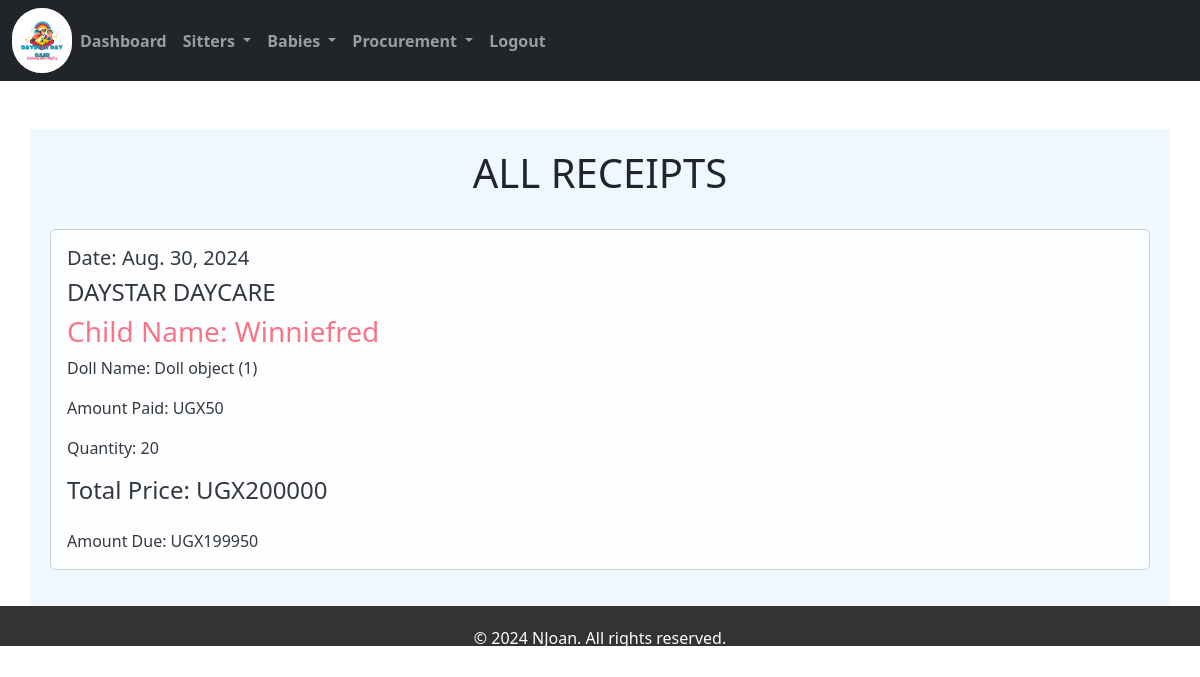
Page /receipt/ (signed in) on the earlier database version.
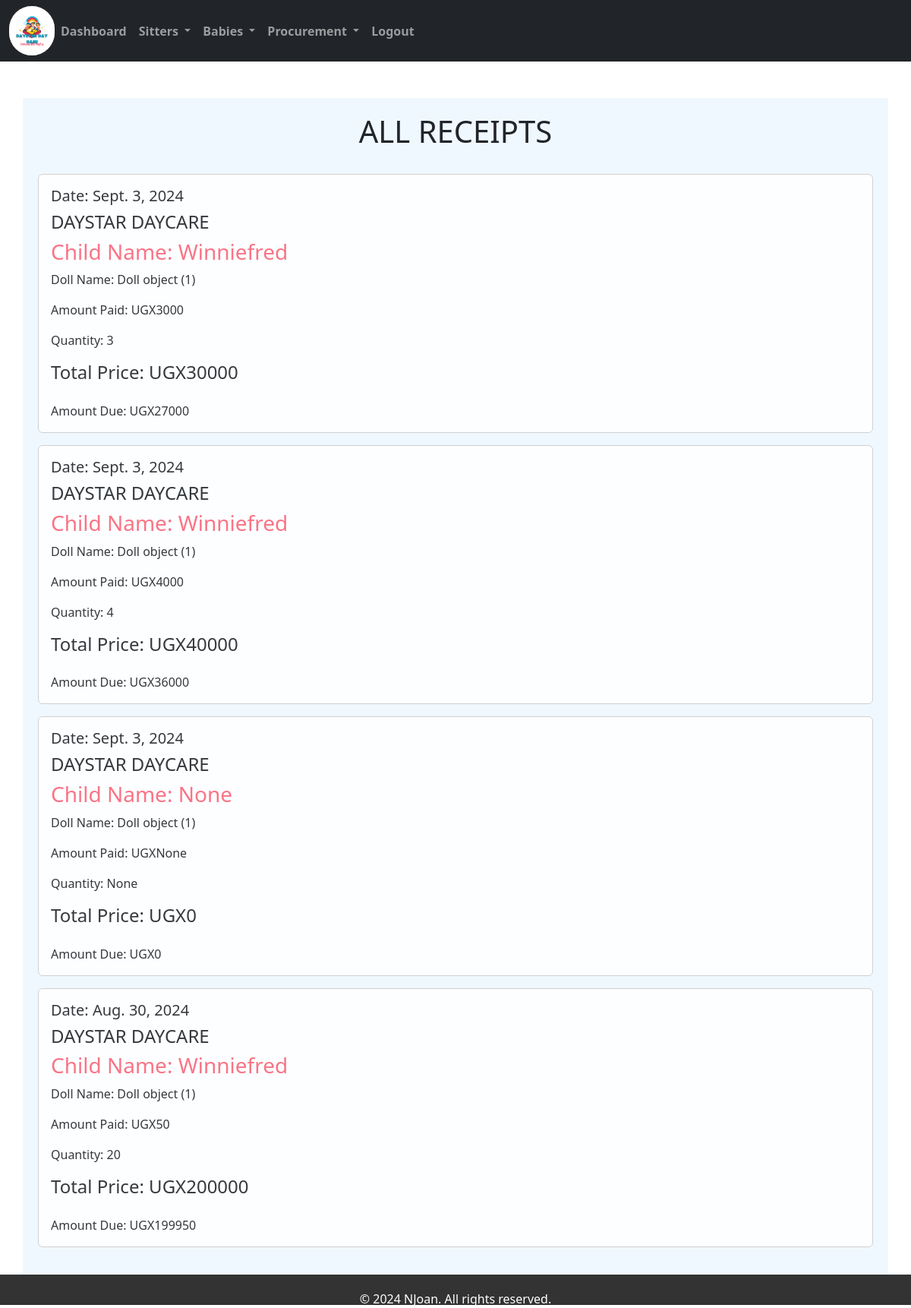
Same page on the later database version.
### home/models.py (models this page shows, shortened)
class Salesrecord(models.Model):
    doll = models.ForeignKey(Doll, on_delete=models.CASCADE, null=False, blank=False)
    payee = models.ForeignKey(Babesform, on_delete=models.CASCADE, null=True, blank=True)
    quantity_sold = models.IntegerField(default=0, null=True, blank=True)
    amount_received = models.IntegerField(default=0, null=True, blank=True)
    sale_date = models.DateField(default=timezone.now, null=True, blank=True)
    unit_price = models.IntegerField(default=0)
    def get_total(self):
        quantity = self.quantity_sold if self.quantity_sold is not None else 0
        unit_price = self.unit_price if self.unit_price is not None else 0
        total = quantity * unit_price
        return int(total)
    def get_change(self):
        total = self.get_total()
        amount_received = self.amount_received if self.amount_received is not None else 0
        change = total - amount_received
        return int(change)

class Babesform(models.Model):
    category_stay=models.CharField(max_length=200)
    baby_name = models.CharField(max_length=200)
    age = models.CharField(max_length=200, default=0)
    gender = models.CharField(max_length=100)
    location = models.CharField(max_length=50, null=True, default=None)
    sponsor = models.CharField(max_length=200)
    parentsname = models.CharField(max_length=200)
    babysno = models.CharField(max_length=200, default=0)
    timein = models.DateTimeField()
    brought_by = models.CharField(max_length=200)
    def __str__(self):
        return self.baby_name

class Doll(models.Model):
    category_doll = models.ForeignKey(Category_doll, on_delete=models.CASCADE, null=True, blank=True)
    name_of_the_doll = models.CharField(max_length=200, null=True, blank=True)
    quantity = models.IntegerField(default=0)
    issued_quantity = models.IntegerField(default=0, blank=True, null=True)
    received_quantity = models.IntegerField(default=0, null=True, blank=True)
    Unit_price = models.IntegerField(default=0, null=True, blank=True)
    date = models.DateField(default=timezone.now)

### home/views.py (the view)
# urls.py: path('receipt/',views.receipt,name='receipt'),#receipt
@login_required
def receipt(request):
    sales= Salesrecord.objects.all().order_by('-id')
    return render(request,'receipt.html',{'sales':sales})

### home/templates/receipt.html
{% extends 'base.html'%}
{% block content %}
<br /><br>
<div class="container" style="background-color: aliceblue; padding: 20px;">
    <h1 class="text-center">ALL RECEIPTS</h1>
    <br>
    {% for sale in sales %}
    <div class="card mb-3" style="opacity: 0.9; border: 1px solid #ccc;">
        <div class="card-body">
            <h5 class="text-right">Date: {{ sale.sale_date }}</h5>
            <h4 >DAYSTAR DAYCARE</h4>
            <h3 class="card-title" style="color: #FB667A;">Child Name: {{ sale.payee | title }}</h3>
            <p class="card-text">Doll Name: {{ sale.doll }}</p>
            <p class="card-text">Amount Paid: UGX{{ sale.amount_received }}</p>
            <p class="card-text">Quantity: {{ sale.quantity_sold }}</p>
            <h4 class="mb-4">Total Price: UGX{{ sale.get_total }}</h4>
            <div style="display: flex; justify-content: space-between; align-items: center;">
                <p class="card-text">Amount Due: UGX{{ sale.get_change }}</p>
            </div>
        </div>
    </div>
    {% endfor %}
</div>
{% endblock %}

Differences in the rows shown:
added Salesrecord: sale_date "Sept. 3, 2024", payee "Winniefred", doll "Doll object (1)", amount_received "3000", quantity_sold "3", get_total "30000", get_change "27000"
added Salesrecord: sale_date "Sept. 3, 2024", payee "Winniefred", doll "Doll object (1)", amount_received "4000", quantity_sold "4", get_total "40000", get_change "36000"
added Salesrecord: sale_date "Sept. 3, 2024", payee "None", doll "Doll object (1)", amount_received "None", quantity_sold "None", get_total "0", get_change "0"
